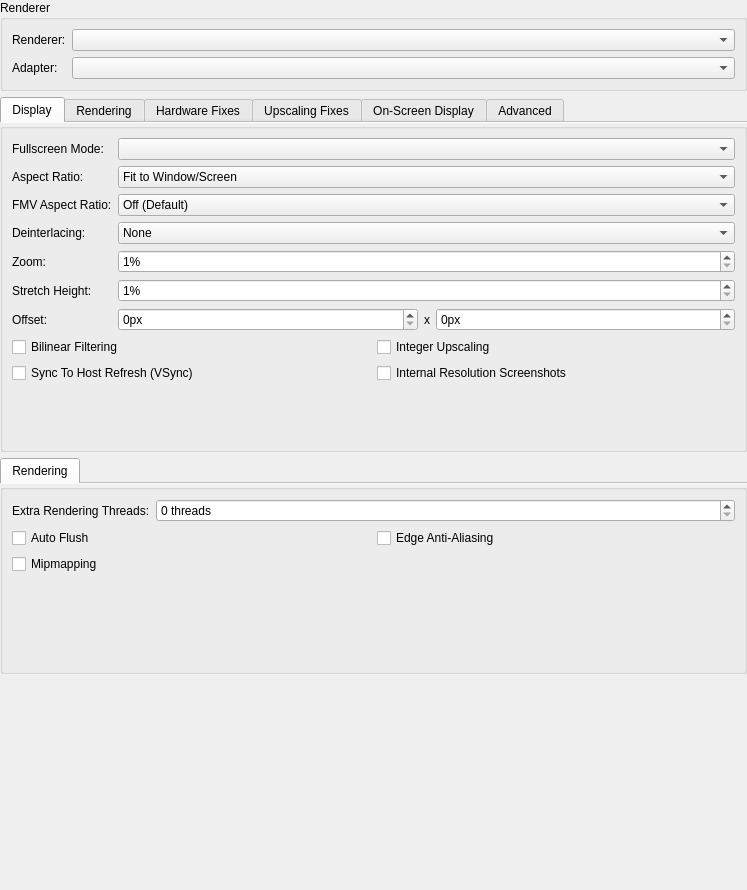
<?xml version="1.0" encoding="UTF-8"?>
<ui version="4.0">
 <class>GraphicsSettingsWidget</class>
 <widget class="QWidget" name="GraphicsSettingsWidget">
  <property name="geometry">
   <rect>
    <x>0</x>
    <y>0</y>
    <width>747</width>
    <height>890</height>
   </rect>
  </property>
  <property name="windowTitle">
   <string>Form</string>
  </property>
  <layout class="QVBoxLayout" name="verticalLayout">
   <property name="leftMargin">
    <number>0</number>
   </property>
   <property name="topMargin">
    <number>0</number>
   </property>
   <property name="rightMargin">
    <number>0</number>
   </property>
   <property name="bottomMargin">
    <number>0</number>
   </property>
   <item>
    <widget class="QGroupBox" name="groupBox_3">
     <property name="title">
      <string>Renderer</string>
     </property>
     <layout class="QFormLayout" name="formLayout">
      <item row="0" column="0">
       <widget class="QLabel" name="label_4">
        <property name="text">
         <string>Renderer:</string>
        </property>
       </widget>
      </item>
      <item row="0" column="1">
       <widget class="QComboBox" name="renderer"/>
      </item>
      <item row="1" column="0">
       <widget class="QLabel" name="label_3">
        <property name="text">
         <string>Adapter:</string>
        </property>
       </widget>
      </item>
      <item row="1" column="1">
       <widget class="QComboBox" name="adapter"/>
      </item>
     </layout>
    </widget>
   </item>
   <item>
    <widget class="QTabWidget" name="hardwareRendererGroup">
     <property name="currentIndex">
      <number>0</number>
     </property>
     <property name="documentMode">
      <bool>true</bool>
     </property>
     <widget class="QGroupBox" name="gameDisplayTab">
      <attribute name="title">
       <string>Display</string>
      </attribute>
      <layout class="QFormLayout" name="formLayout_7">
       <item row="0" column="0">
        <widget class="QLabel" name="label_28">
         <property name="text">
          <string>Fullscreen Mode:</string>
         </property>
        </widget>
       </item>
       <item row="0" column="1">
        <widget class="QComboBox" name="fullscreenModes"/>
       </item>
       <item row="1" column="0">
        <widget class="QLabel" name="label_27">
         <property name="text">
          <string>Aspect Ratio:</string>
         </property>
        </widget>
       </item>
       <item row="1" column="1">
        <widget class="QComboBox" name="aspectRatio">
         <item>
          <property name="text">
           <string>Fit to Window/Screen</string>
          </property>
         </item>
         <item>
          <property name="text">
           <string>Standard (4:3)</string>
          </property>
         </item>
         <item>
          <property name="text">
           <string>Widescreen (16:9)</string>
          </property>
         </item>
        </widget>
       </item>
       <item row="2" column="0">
        <widget class="QLabel" name="label_22">
         <property name="text">
          <string>FMV Aspect Ratio:</string>
         </property>
        </widget>
       </item>
       <item row="2" column="1">
        <widget class="QComboBox" name="fmvAspectRatio">
         <item>
          <property name="text">
           <string>Off (Default)</string>
          </property>
         </item>
         <item>
          <property name="text">
           <string>Standard (4:3)</string>
          </property>
         </item>
         <item>
          <property name="text">
           <string>Widescreen (16:9)</string>
          </property>
         </item>
        </widget>
       </item>
       <item row="3" column="0">
        <widget class="QLabel" name="label_23">
         <property name="text">
          <string>Deinterlacing:</string>
         </property>
        </widget>
       </item>
       <item row="3" column="1">
        <widget class="QComboBox" name="interlacing">
         <item>
          <property name="text">
           <string>None</string>
          </property>
         </item>
         <item>
          <property name="text">
           <string>Weave (Top Field First, Sawtooth)</string>
          </property>
         </item>
         <item>
          <property name="text">
           <string>Weave (Bottom Field First, Sawtooth)</string>
          </property>
         </item>
         <item>
          <property name="text">
           <string>Bob (Top Field First)</string>
          </property>
         </item>
         <item>
          <property name="text">
           <string>Bob (Bottom Field First)</string>
          </property>
         </item>
         <item>
          <property name="text">
           <string>Blend (Top Field First, Half FPS)</string>
          </property>
         </item>
         <item>
          <property name="text">
           <string>Blend (Bottom Field First, Half FPS)</string>
          </property>
         </item>
         <item>
          <property name="text">
           <string>Automatic (Default)</string>
          </property>
         </item>
        </widget>
       </item>
       <item row="4" column="0">
        <widget class="QLabel" name="label_21">
         <property name="text">
          <string>Zoom:</string>
         </property>
        </widget>
       </item>
       <item row="4" column="1">
        <widget class="QSpinBox" name="zoom">
         <property name="suffix">
          <string>%</string>
         </property>
         <property name="minimum">
          <number>1</number>
         </property>
         <property name="maximum">
          <number>300</number>
         </property>
        </widget>
       </item>
       <item row="5" column="0">
        <widget class="QLabel" name="label_24">
         <property name="text">
          <string>Stretch Height:</string>
         </property>
        </widget>
       </item>
       <item row="5" column="1">
        <widget class="QSpinBox" name="stretchY">
         <property name="suffix">
          <string>%</string>
         </property>
         <property name="minimum">
          <number>1</number>
         </property>
         <property name="maximum">
          <number>300</number>
         </property>
        </widget>
       </item>
       <item row="6" column="0">
        <widget class="QLabel" name="label_26">
         <property name="text">
          <string>Offset:</string>
         </property>
        </widget>
       </item>
       <item row="6" column="1">
        <layout class="QHBoxLayout" name="horizontalLayout_3" stretch="1,0,1">
         <item>
          <widget class="QSpinBox" name="offsetX">
           <property name="suffix">
            <string>px</string>
           </property>
           <property name="maximum">
            <number>1000</number>
           </property>
          </widget>
         </item>
         <item>
          <widget class="QLabel" name="label_25">
           <property name="text">
            <string>x</string>
           </property>
          </widget>
         </item>
         <item>
          <widget class="QSpinBox" name="offsetY">
           <property name="suffix">
            <string>px</string>
           </property>
           <property name="maximum">
            <number>1000</number>
           </property>
          </widget>
         </item>
        </layout>
       </item>
       <item row="7" column="0" colspan="2">
        <layout class="QGridLayout" name="gridLayout_5">
         <item row="0" column="2">
          <widget class="QCheckBox" name="integerScaling">
           <property name="text">
            <string>Integer Upscaling</string>
           </property>
          </widget>
         </item>
         <item row="0" column="1">
          <widget class="QCheckBox" name="bilinearFiltering">
           <property name="text">
            <string>Bilinear Filtering</string>
           </property>
          </widget>
         </item>
         <item row="1" column="1">
          <widget class="QCheckBox" name="vsync">
           <property name="text">
            <string>Sync To Host Refresh (VSync)</string>
           </property>
          </widget>
         </item>
         <item row="1" column="2">
          <widget class="QCheckBox" name="internalResolutionScreenshots">
           <property name="text">
            <string>Internal Resolution Screenshots</string>
           </property>
          </widget>
         </item>
        </layout>
       </item>
      </layout>
     </widget>
     <widget class="QGroupBox" name="hardwareRenderingTab">
      <attribute name="title">
       <string>Rendering</string>
      </attribute>
      <layout class="QFormLayout" name="formLayout_4">
       <item row="0" column="0">
        <widget class="QLabel" name="label">
         <property name="text">
          <string>Internal Resolution:</string>
         </property>
        </widget>
       </item>
       <item row="0" column="1">
        <widget class="QComboBox" name="upscaleMultiplier">
         <item>
          <property name="text">
           <string>Custom</string>
          </property>
         </item>
         <item>
          <property name="text">
           <string>Native (PS2)</string>
          </property>
         </item>
         <item>
          <property name="text">
           <string>2x Native (~720p)</string>
          </property>
         </item>
         <item>
          <property name="text">
           <string>3x Native (~1080p)</string>
          </property>
         </item>
         <item>
          <property name="text">
           <string>4x Native (~1440p/2K)</string>
          </property>
         </item>
         <item>
          <property name="text">
           <string>5x Native (~1620p)</string>
          </property>
         </item>
         <item>
          <property name="text">
           <string>6x Native (~2160p/4K)</string>
          </property>
         </item>
         <item>
          <property name="text">
           <string>7x Native (~2520p)</string>
          </property>
         </item>
         <item>
          <property name="text">
           <string>8x Native (~2280p)</string>
          </property>
         </item>
        </widget>
       </item>
       <item row="1" column="0">
        <widget class="QLabel" name="label_6">
         <property name="text">
          <string>Mipmapping:</string>
         </property>
        </widget>
       </item>
       <item row="1" column="1">
        <widget class="QComboBox" name="mipmapping">
         <item>
          <property name="text">
           <string>Automatic (Default)</string>
          </property>
         </item>
         <item>
          <property name="text">
           <string>Off</string>
          </property>
         </item>
         <item>
          <property name="text">
           <string>Basic (Generated Mipmaps)</string>
          </property>
         </item>
         <item>
          <property name="text">
           <string>Full (PS2 Mipmaps)</string>
          </property>
         </item>
        </widget>
       </item>
       <item row="2" column="0">
        <widget class="QLabel" name="label_13">
         <property name="text">
          <string>Texture Filtering:</string>
         </property>
        </widget>
       </item>
       <item row="2" column="1">
        <widget class="QComboBox" name="textureFiltering">
         <item>
          <property name="text">
           <string>Nearest</string>
          </property>
         </item>
         <item>
          <property name="text">
           <string>Bilinear (Forced)</string>
          </property>
         </item>
         <item>
          <property name="text">
           <string>Bilinear (PS2)</string>
          </property>
         </item>
         <item>
          <property name="text">
           <string>Bilinear (Forced excluding sprite)</string>
          </property>
         </item>
        </widget>
       </item>
       <item row="3" column="0">
        <widget class="QLabel" name="label_11">
         <property name="text">
          <string>Trilinear Filtering:</string>
         </property>
        </widget>
       </item>
       <item row="3" column="1">
        <widget class="QComboBox" name="trilinearFiltering">
         <item>
          <property name="text">
           <string>None (Default)</string>
          </property>
         </item>
         <item>
          <property name="text">
           <string>Trilinear (PS2)</string>
          </property>
         </item>
         <item>
          <property name="text">
           <string>Trilinear (Forced)</string>
          </property>
         </item>
        </widget>
       </item>
       <item row="4" column="0">
        <widget class="QLabel" name="label_5">
         <property name="text">
          <string>Anisotropic Filtering:</string>
         </property>
        </widget>
       </item>
       <item row="4" column="1">
        <widget class="QComboBox" name="anisotropicFiltering"/>
       </item>
       <item row="5" column="0">
        <widget class="QLabel" name="label_2">
         <property name="text">
          <string>Dithering:</string>
         </property>
        </widget>
       </item>
       <item row="5" column="1">
        <widget class="QComboBox" name="dithering">
         <item>
          <property name="text">
           <string>Off</string>
          </property>
         </item>
         <item>
          <property name="text">
           <string>Scaled</string>
          </property>
         </item>
         <item>
          <property name="text">
           <string>Unscaled (Default)</string>
          </property>
         </item>
        </widget>
       </item>
       <item row="6" column="0">
        <widget class="QLabel" name="label_7">
         <property name="text">
          <string>CRC Fix Level:</string>
         </property>
        </widget>
       </item>
       <item row="6" column="1">
        <widget class="QComboBox" name="crcFixLevel">
         <item>
          <property name="text">
           <string>Automatic (Default)</string>
          </property>
         </item>
         <item>
          <property name="text">
           <string>None (Debug)</string>
          </property>
         </item>
         <item>
          <property name="text">
           <string>Minimum (Debug)</string>
          </property>
         </item>
         <item>
          <property name="text">
           <string>Partial (OpenGL)</string>
          </property>
         </item>
         <item>
          <property name="text">
           <string>Full (Direct3D)</string>
          </property>
         </item>
         <item>
          <property name="text">
           <string>Aggressive</string>
          </property>
         </item>
        </widget>
       </item>
       <item row="7" column="0">
        <widget class="QLabel" name="label_8">
         <property name="text">
          <string>Blending Accuracy:</string>
         </property>
        </widget>
       </item>
       <item row="7" column="1">
        <widget class="QComboBox" name="blending">
         <item>
          <property name="text">
           <string>Minimum (Fastest)</string>
          </property>
         </item>
         <item>
          <property name="text">
           <string>Basic (Recommended)</string>
          </property>
         </item>
         <item>
          <property name="text">
           <string>Medium</string>
          </property>
         </item>
         <item>
          <property name="text">
           <string>High</string>
          </property>
         </item>
         <item>
          <property name="text">
           <string>Full (Very Slow)</string>
          </property>
         </item>
         <item>
          <property name="text">
           <string>Ultra (Ultra Slow)</string>
          </property>
         </item>
        </widget>
       </item>
       <item row="9" column="0" colspan="2">
        <layout class="QGridLayout" name="basicCheckboxGridLayout">
         <item row="1" column="0">
          <widget class="QCheckBox" name="gpuPaletteConversion">
           <property name="text">
            <string>GPU Palette Conversion</string>
           </property>
          </widget>
         </item>
         <item row="0" column="1">
          <widget class="QCheckBox" name="conservativeBufferAllocation">
           <property name="text">
            <string>Conservative Buffer Allocation</string>
           </property>
          </widget>
         </item>
         <item row="0" column="0">
          <widget class="QCheckBox" name="accurateDATE">
           <property name="text">
            <string>Accurate Destination Alpha Test</string>
           </property>
          </widget>
         </item>
         <item row="1" column="1">
          <widget class="QCheckBox" name="enableHWFixes">
           <property name="text">
            <string>Enable Hardware Renderer Fixes</string>
           </property>
          </widget>
         </item>
        </layout>
       </item>
       <item row="8" column="0">
        <widget class="QLabel" name="label_20">
         <property name="text">
          <string>Texture Preloading:</string>
         </property>
        </widget>
       </item>
       <item row="8" column="1">
        <widget class="QComboBox" name="texturePreloading">
         <item>
          <property name="text">
           <string>None</string>
          </property>
         </item>
         <item>
          <property name="text">
           <string>Partial</string>
          </property>
         </item>
         <item>
          <property name="text">
           <string>Full (Hash Cache)</string>
          </property>
         </item>
        </widget>
       </item>
      </layout>
     </widget>
     <widget class="QGroupBox" name="hardwareFixesTab">
      <attribute name="title">
       <string>Hardware Fixes</string>
      </attribute>
      <layout class="QFormLayout" name="formLayout_2">
       <item row="0" column="0">
        <widget class="QLabel" name="label_10">
         <property name="text">
          <string>Half Screen Fix:</string>
         </property>
        </widget>
       </item>
       <item row="0" column="1">
        <widget class="QComboBox" name="halfScreenFix">
         <item>
          <property name="text">
           <string>Automatic (Default)</string>
          </property>
         </item>
         <item>
          <property name="text">
           <string>Force Disabled</string>
          </property>
         </item>
         <item>
          <property name="text">
           <string>Force Enabled</string>
          </property>
         </item>
        </widget>
       </item>
       <item row="1" column="0">
        <widget class="QLabel" name="label_12">
         <property name="text">
          <string>Skipdraw Range:</string>
         </property>
        </widget>
       </item>
       <item row="1" column="1">
        <layout class="QHBoxLayout" name="horizontalLayout">
         <item>
          <widget class="QSpinBox" name="skipDrawRangeStart"/>
         </item>
         <item>
          <widget class="QSpinBox" name="skipDrawRangeCount"/>
         </item>
        </layout>
       </item>
       <item row="2" column="0" colspan="2">
        <layout class="QGridLayout" name="gridLayout">
         <item row="0" column="0">
          <widget class="QCheckBox" name="hwAutoFlush">
           <property name="text">
            <string>Auto Flush</string>
           </property>
          </widget>
         </item>
         <item row="0" column="1">
          <widget class="QCheckBox" name="frameBufferConversion">
           <property name="text">
            <string>Frame Buffer Conversion</string>
           </property>
          </widget>
         </item>
         <item row="1" column="0">
          <widget class="QCheckBox" name="disableDepthEmulation">
           <property name="text">
            <string>Disable Depth Emulation</string>
           </property>
          </widget>
         </item>
         <item row="1" column="1">
          <widget class="QCheckBox" name="memoryWrapping">
           <property name="text">
            <string>Memory Wrapping</string>
           </property>
          </widget>
         </item>
         <item row="2" column="0">
          <widget class="QCheckBox" name="disableSafeFeatures">
           <property name="text">
            <string>Disable Safe Features</string>
           </property>
          </widget>
         </item>
         <item row="2" column="1">
          <widget class="QCheckBox" name="preloadFrameData">
           <property name="text">
            <string>Preload Frame Data</string>
           </property>
          </widget>
         </item>
         <item row="3" column="0">
          <widget class="QCheckBox" name="fastTextureInvalidation">
           <property name="text">
            <string>Fast Texture Invalidation</string>
           </property>
          </widget>
         </item>
         <item row="3" column="1">
          <widget class="QCheckBox" name="textureInsideRt">
           <property name="text">
            <string>Texture Inside RT</string>
           </property>
          </widget>
         </item>
        </layout>
       </item>
      </layout>
     </widget>
     <widget class="QGroupBox" name="upscalingFixesTab">
      <attribute name="title">
       <string>Upscaling Fixes</string>
      </attribute>
      <layout class="QFormLayout" name="formLayout_5">
       <item row="0" column="0">
        <widget class="QLabel" name="label_14">
         <property name="text">
          <string>Half Pixel Offset:</string>
         </property>
        </widget>
       </item>
       <item row="0" column="1">
        <widget class="QComboBox" name="halfPixelOffset">
         <item>
          <property name="text">
           <string>Off (Default)</string>
          </property>
         </item>
         <item>
          <property name="text">
           <string>Normal (Vertex)</string>
          </property>
         </item>
         <item>
          <property name="text">
           <string>Special (Texture)</string>
          </property>
         </item>
         <item>
          <property name="text">
           <string>Special (Texture - Aggressive)</string>
          </property>
         </item>
        </widget>
       </item>
       <item row="1" column="0">
        <widget class="QLabel" name="label_15">
         <property name="text">
          <string>Round Sprite:</string>
         </property>
        </widget>
       </item>
       <item row="1" column="1">
        <widget class="QComboBox" name="roundSprite">
         <item>
          <property name="text">
           <string>Off (Default)</string>
          </property>
         </item>
         <item>
          <property name="text">
           <string>Half</string>
          </property>
         </item>
         <item>
          <property name="text">
           <string>Full</string>
          </property>
         </item>
        </widget>
       </item>
       <item row="2" column="0">
        <widget class="QLabel" name="label_16">
         <property name="text">
          <string>Texture Offsets:</string>
         </property>
        </widget>
       </item>
       <item row="2" column="1">
        <layout class="QHBoxLayout" name="horizontalLayout_2" stretch="0,1,0,1">
         <item>
          <widget class="QLabel" name="label_17">
           <property name="text">
            <string>X:</string>
           </property>
          </widget>
         </item>
         <item>
          <widget class="QSpinBox" name="textureOffsetX"/>
         </item>
         <item>
          <widget class="QLabel" name="label_18">
           <property name="text">
            <string>Y:</string>
           </property>
          </widget>
         </item>
         <item>
          <widget class="QSpinBox" name="textureOffsetY"/>
         </item>
        </layout>
       </item>
       <item row="3" column="0" colspan="2">
        <layout class="QGridLayout" name="gridLayout_3">
         <item row="0" column="1">
          <widget class="QCheckBox" name="mergeSprite">
           <property name="text">
            <string>Merge Sprite</string>
           </property>
          </widget>
         </item>
         <item row="0" column="0">
          <widget class="QCheckBox" name="alignSprite">
           <property name="text">
            <string>Align Sprite</string>
           </property>
          </widget>
         </item>
         <item row="1" column="0">
          <widget class="QCheckBox" name="wildHack">
           <property name="text">
            <string>Wild Arms Hack</string>
           </property>
          </widget>
         </item>
        </layout>
       </item>
      </layout>
     </widget>
     <widget class="QGroupBox" name="osdTab">
      <attribute name="title">
       <string>On-Screen Display</string>
      </attribute>
      <layout class="QFormLayout" name="formLayout_8">
       <item row="0" column="0">
        <widget class="QLabel" name="label_29">
         <property name="text">
          <string>OSD Scale:</string>
         </property>
        </widget>
       </item>
       <item row="0" column="1">
        <widget class="QSpinBox" name="osdScale">
         <property name="suffix">
          <string>%</string>
         </property>
         <property name="minimum">
          <number>100</number>
         </property>
         <property name="maximum">
          <number>500</number>
         </property>
        </widget>
       </item>
       <item row="1" column="0" colspan="2">
        <layout class="QGridLayout" name="gridLayout_6">
         <item row="0" column="0">
          <widget class="QCheckBox" name="osdShowMessages">
           <property name="text">
            <string>Show Notifications</string>
           </property>
          </widget>
         </item>
         <item row="0" column="1">
          <widget class="QCheckBox" name="osdShowSpeed">
           <property name="text">
            <string>Show Speed</string>
           </property>
          </widget>
         </item>
         <item row="1" column="0">
          <widget class="QCheckBox" name="osdShowFPS">
           <property name="text">
            <string>Show FPS</string>
           </property>
          </widget>
         </item>
         <item row="1" column="1">
          <widget class="QCheckBox" name="osdShowResolution">
           <property name="text">
            <string>Show Resolution</string>
           </property>
          </widget>
         </item>
         <item row="2" column="0">
          <widget class="QCheckBox" name="osdShowCPU">
           <property name="text">
            <string>Show CPU Usage</string>
           </property>
          </widget>
         </item>
         <item row="2" column="1">
          <widget class="QCheckBox" name="osdShowGSStats">
           <property name="text">
            <string>Show Statistics</string>
           </property>
          </widget>
         </item>
         <item row="3" column="0">
          <widget class="QCheckBox" name="osdShowIndicators">
           <property name="text">
            <string>Show Indicators</string>
           </property>
          </widget>
         </item>
        </layout>
       </item>
      </layout>
     </widget>
     <widget class="QGroupBox" name="advancedTab">
      <attribute name="title">
       <string>Advanced</string>
      </attribute>
      <layout class="QVBoxLayout" name="verticalLayout_2">
       <item>
        <widget class="QGroupBox" name="groupBox_2">
         <property name="title">
          <string>Debug Options</string>
         </property>
         <layout class="QFormLayout" name="formLayout_6">
          <item row="0" column="0">
           <widget class="QLabel" name="label_19">
            <property name="text">
              <string>Override Texture Barriers:</string>
            </property>
           </widget>
          </item>
          <item row="0" column="1">
           <widget class="QComboBox" name="overrideTextureBarriers">
            <item>
             <property name="text">
              <string>Automatic (Default)</string>
             </property>
            </item>
            <item>
             <property name="text">
              <string>Force Disabled</string>
             </property>
            </item>
            <item>
             <property name="text">
              <string>Force Enabled</string>
             </property>
            </item>
           </widget>
          </item>
          <item row="1" column="0">
           <widget class="QLabel" name="label_30">
            <property name="text">
             <string>Override Geometry Shader:</string>
            </property>
           </widget>
          </item>
          <item row="1" column="1">
           <widget class="QComboBox" name="overrideGeometryShader">
            <item>
             <property name="text">
               <string>Automatic (Default)</string>
             </property>
            </item>
            <item>
             <property name="text">
               <string>Force Disabled</string>
             </property>
            </item>
            <item>
             <property name="text">
              <string>Force Enabled</string>
             </property>
            </item>
           </widget>
          </item>
          <item row="2" column="0" colspan="2">
           <layout class="QGridLayout" name="gridLayout_7">
            <item row="0" column="0">
             <widget class="QCheckBox" name="useBlitSwapChain">
              <property name="text">
               <string>Use Blit Swap Chain</string>
              </property>
             </widget>
            </item>
            <item row="0" column="1">
             <widget class="QCheckBox" name="useDebugDevice">
              <property name="text">
               <string>Use Debug Device</string>
              </property>
             </widget>
            </item>
           </layout>
          </item>
         </layout>
        </widget>
       </item>
       <item>
        <widget class="QGroupBox" name="groupBox">
         <property name="title">
          <string>Texture Replacement</string>
         </property>
         <layout class="QGridLayout" name="gridLayout_8">
          <item row="0" column="0">
           <widget class="QCheckBox" name="dumpReplaceableTextures">
            <property name="text">
             <string>Dump Textures</string>
            </property>
           </widget>
          </item>
          <item row="0" column="1">
           <widget class="QCheckBox" name="dumpReplaceableMipmaps">
            <property name="text">
             <string>Dump Mipmaps</string>
            </property>
           </widget>
          </item>
          <item row="1" column="1">
           <widget class="QCheckBox" name="loadTextureReplacementsAsync">
            <property name="text">
             <string>Async Texture Loading</string>
            </property>
           </widget>
          </item>
          <item row="2" column="1">
           <widget class="QCheckBox" name="precacheTextureReplacements">
            <property name="text">
             <string>Precache Textures</string>
            </property>
           </widget>
          </item>
          <item row="2" column="0">
           <widget class="QCheckBox" name="loadTextureReplacements">
            <property name="text">
             <string>Load Textures</string>
            </property>
           </widget>
          </item>
          <item row="1" column="0">
           <widget class="QCheckBox" name="dumpTexturesWithFMVActive">
            <property name="text">
             <string>Dump FMV Textures</string>
            </property>
           </widget>
          </item>
         </layout>
        </widget>
       </item>
       <item>
        <spacer name="verticalSpacer_2">
         <property name="orientation">
          <enum>Qt::Vertical</enum>
         </property>
         <property name="sizeHint" stdset="0">
          <size>
           <width>20</width>
           <height>40</height>
          </size>
         </property>
        </spacer>
       </item>
      </layout>
     </widget>
    </widget>
   </item>
   <item>
    <widget class="QTabWidget" name="softwareRendererGroup">
     <property name="documentMode">
      <bool>true</bool>
     </property>
     <widget class="QGroupBox" name="softwareRendererSettings">
      <attribute name="title">
       <string>Rendering</string>
      </attribute>
      <layout class="QFormLayout" name="formLayout_3">
       <item row="0" column="0">
        <widget class="QLabel" name="label_9">
         <property name="text">
          <string>Extra Rendering Threads:</string>
         </property>
        </widget>
       </item>
       <item row="0" column="1">
        <widget class="QSpinBox" name="extraSWThreads">
         <property name="suffix">
          <string> threads</string>
         </property>
        </widget>
       </item>
       <item row="1" column="0" colspan="2">
        <layout class="QGridLayout" name="gridLayout_2">
         <item row="0" column="0">
          <widget class="QCheckBox" name="swAutoFlush">
           <property name="text">
            <string>Auto Flush</string>
           </property>
          </widget>
         </item>
         <item row="1" column="0">
          <widget class="QCheckBox" name="swMipmap">
           <property name="text">
            <string>Mipmapping</string>
           </property>
          </widget>
         </item>
         <item row="0" column="1">
          <widget class="QCheckBox" name="swAA1">
           <property name="text">
            <string>Edge Anti-Aliasing</string>
           </property>
          </widget>
         </item>
        </layout>
       </item>
      </layout>
     </widget>
    </widget>
   </item>
   <item>
    <spacer name="verticalSpacer">
     <property name="orientation">
      <enum>Qt::Vertical</enum>
     </property>
     <property name="sizeHint" stdset="0">
      <size>
       <width>20</width>
       <height>40</height>
      </size>
     </property>
    </spacer>
   </item>
  </layout>
 </widget>
 <resources/>
 <connections/>
</ui>
